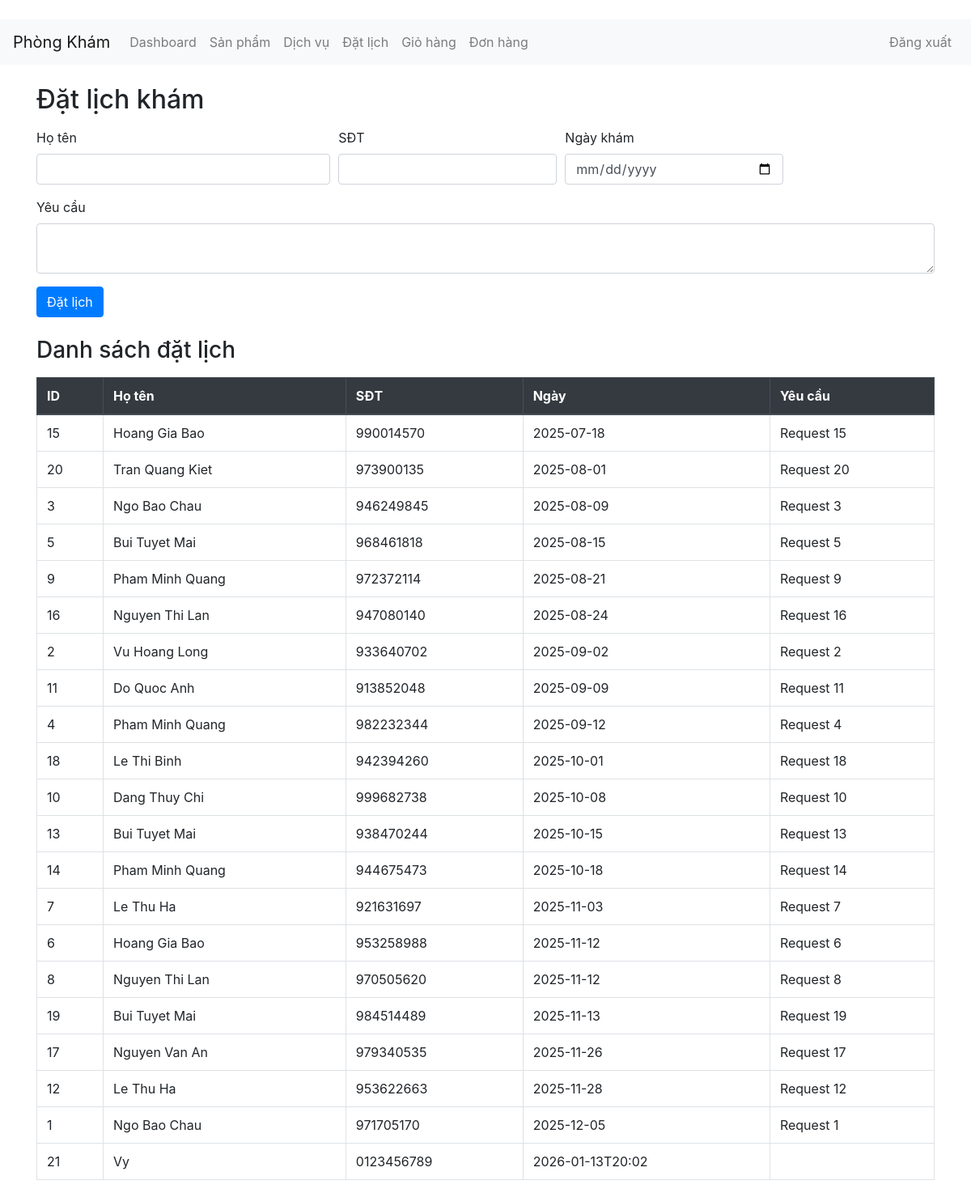
Page /booking (signed in) on the committed database.
### tables this page shows
CREATE TABLE bookings (stt INTEGER PRIMARY KEY, name TEXT, phone TEXT, timebooking TEXT, require TEXT);

### app.py (the view, shortened to what this page needs)
@app.route("/booking", methods=["GET", "POST"])
def booking():
    if "user" not in session:
        return redirect(url_for("login"))
    conn = get_conn()
    try:
        rows = conn.execute(
            "SELECT stt, name, phone, timebooking, require FROM bookings ORDER BY timebooking"
        ).fetchall()
    finally:
        conn.close()
    return render_template("booking.html", bookings=[dict(r) for r in rows])

### app.py (called while the page is built)
def get_conn() -> sqlite3.Connection:
    conn = sqlite3.connect(DB_PATH)
    conn.row_factory = sqlite3.Row
    conn.execute("PRAGMA foreign_keys = ON")
    return conn

### template/booking.html
﻿{% extends "base.html" %}
{% block content %}
<h2>Đặt lịch khám</h2>
<form method="post" class="mt-3">
  <div class="form-row">
    <div class="form-group col-md-4">
      <label>Họ tên</label>
      <input name="name" class="form-control" required>
    </div>
    <div class="form-group col-md-3">
      <label>SĐT</label>
      <input name="phone" class="form-control" required>
    </div>
    <div class="form-group col-md-3">
      <label>Ngày khám</label>
      <input name="date" type="date" class="form-control" required>
    </div>
  </div>
  <div class="form-group">
    <label>Yêu cầu</label>
    <textarea name="request" class="form-control"></textarea>
  </div>
  <button type="submit" class="btn btn-primary">Đặt lịch</button>
</form>
<h3 class="mt-4">Danh sách đặt lịch</h3>
<table class="table table-bordered mt-3">
  <thead class="thead-dark">
    <tr>
      <th>ID</th><th>Họ tên</th><th>SĐT</th><th>Ngày</th><th>Yêu cầu</th>
    </tr>
  </thead>
  <tbody>
    {% for b in bookings %}
    <tr>
      <td>{{ b["stt"] }}</td>
      <td>{{ b["name"] }}</td>
      <td>{{ b["phone"] }}</td>
      <td>{{ b["timebooking"] }}</td>
      <td>{{ b["require"] }}</td>
    </tr>
    {% endfor %}
  </tbody>
</table>
{% endblock %}

### rows in the picture
bookings: stt "15", name "Hoang Gia Bao", phone "990014570", timebooking "2025-07-18", require "Request 15"
bookings: stt "20", name "Tran Quang Kiet", phone "973900135", timebooking "2025-08-01", require "Request 20"
bookings: stt "3", name "Ngo Bao Chau", phone "946249845", timebooking "2025-08-09", require "Request 3"
bookings: stt "5", name "Bui Tuyet Mai", phone "968461818", timebooking "2025-08-15", require "Request 5"
bookings: stt "9", name "Pham Minh Quang", phone "972372114", timebooking "2025-08-21", require "Request 9"
bookings: stt "16", name "Nguyen Thi Lan", phone "947080140", timebooking "2025-08-24", require "Request 16"
bookings: stt "2", name "Vu Hoang Long", phone "933640702", timebooking "2025-09-02", require "Request 2"
bookings: stt "11", name "Do Quoc Anh", phone "913852048", timebooking "2025-09-09", require "Request 11"
bookings: stt "4", name "Pham Minh Quang", phone "982232344", timebooking "2025-09-12", require "Request 4"
bookings: stt "18", name "Le Thi Binh", phone "942394260", timebooking "2025-10-01", require "Request 18"
bookings: stt "10", name "Dang Thuy Chi", phone "999682738", timebooking "2025-10-08", require "Request 10"
bookings: stt "13", name "Bui Tuyet Mai", phone "938470244", timebooking "2025-10-15", require "Request 13"
bookings: stt "14", name "Pham Minh Quang", phone "944675473", timebooking "2025-10-18", require "Request 14"
bookings: stt "7", name "Le Thu Ha", phone "921631697", timebooking "2025-11-03", require "Request 7"
bookings: stt "6", name "Hoang Gia Bao", phone "953258988", timebooking "2025-11-12", require "Request 6"
bookings: stt "8", name "Nguyen Thi Lan", phone "970505620", timebooking "2025-11-12", require "Request 8"
bookings: stt "19", name "Bui Tuyet Mai", phone "984514489", timebooking "2025-11-13", require "Request 19"
bookings: stt "17", name "Nguyen Van An", phone "979340535", timebooking "2025-11-26", require "Request 17"
bookings: stt "12", name "Le Thu Ha", phone "953622663", timebooking "2025-11-28", require "Request 12"
bookings: stt "1", name "Ngo Bao Chau", phone "971705170", timebooking "2025-12-05", require "Request 1"
bookings: stt "21", name "Vy", phone "0123456789", timebooking "2026-01-13T20:02"
